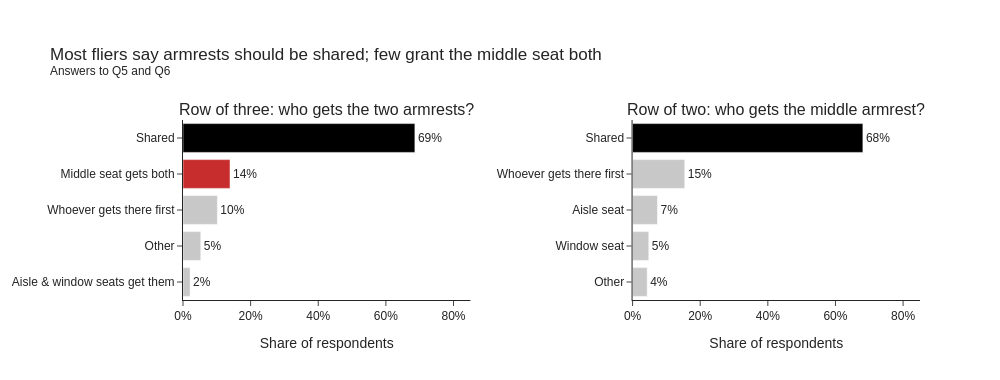

The cell this chart's notebook holds for it:
### Markdown cell above
### 8. Shared-space norms: armrests and the window shade

### Code cell
ARMREST_SHORT = {
    'The arm rests should be shared': 'Shared',
    'Whoever puts their arm on the arm rest first': 'Whoever gets there first',
    'The person in the middle seat gets both arm rests': 'Middle seat gets both',
    'The people in the aisle and window seats get both arm rests': 'Aisle & window seats get them',
    'The person in aisle': 'Aisle seat',
    'The person by the window': 'Window seat',
    'Other (please specify)': 'Other',
}
fig = make_subplots(rows=1, cols=2, horizontal_spacing=0.22,
                    subplot_titles=['Row of three: who gets the two armrests?',
                                    'Row of two: who gets the middle armrest?'])
for col, qid in enumerate(['Q5', 'Q6'], start=1):
    shares = fliers[qid].map(ARMREST_SHORT).value_counts(normalize=True).sort_values()
    colors = ['black' if k == 'Shared' else (ACCENT if k == 'Middle seat gets both' else GRAY) for k in shares.index]
    fig.add_bar(x=shares.values, y=shares.index, orientation='h', marker_color=colors, showlegend=False,
                text=[f'{v:.0%}' for v in shares.values], textposition='outside', row=1, col=col,
                hovertemplate='%{y}: %{x:.1%}<extra></extra>')
fig.update_xaxes(tickformat='.0%', range=[0, 0.85], title_text='Share of respondents')
fig.update_layout(title=dict(text='Most fliers say armrests should be shared; few grant the middle seat both'
                                  '<br><sup>Answers to Q5 and Q6</sup>'),
                  height=380, width=1000, margin=dict(t=120))
fig.show()

### Figure 1 — Plotly figure (JSON) as saved in the notebook; plotly's stock layout.template omitted (floating-point values rounded to 4 significant figures)
{"data": [{"hovertemplate": "%{y}: %{x:.1%}<extra></extra>", "marker": {"color": ["#c8c8c8", "#c8c8c8", "#c8c8c8", "#c62d2c", "black"]}, "orientation": "h", "showlegend": false, "text": ["2%", "5%", "10%", "14%", "69%"], "textposition": "outside", "type": "bar", "x": [0.02103, 0.05257, 0.1016, 0.139, 0.6857], "xaxis": "x", "y": ["Aisle & window seats get them", "Other", "Whoever gets there first", "Middle seat gets both", "Shared"], "yaxis": "y"}, {"hovertemplate": "%{y}: %{x:.1%}<extra></extra>", "marker": {"color": ["#c8c8c8", "#c8c8c8", "#c8c8c8", "#c8c8c8", "black"]}, "orientation": "h", "showlegend": false, "text": ["4%", "5%", "7%", "15%", "68%"], "textposition": "outside", "type": "bar", "x": [0.04322, 0.0479, 0.0736, 0.1542, 0.6811], "xaxis": "x2", "y": ["Other", "Window seat", "Aisle seat", "Whoever gets there first", "Shared"], "yaxis": "y2"}], "layout": {"annotations": [{"font": {"size": 16}, "showarrow": false, "text": "Row of three: who gets the two armrests?", "x": 0.195, "xanchor": "center", "xref": "paper", "y": 1.0, "yanchor": "bottom", "yref": "paper"}, {"font": {"size": 16}, "showarrow": false, "text": "Row of two: who gets the middle armrest?", "x": 0.805, "xanchor": "center", "xref": "paper", "y": 1.0, "yanchor": "bottom", "yref": "paper"}], "height": 380, "margin": {"t": 120}, "title": {"text": "Most fliers say armrests should be shared; few grant the middle seat both<br><sup>Answers to Q5 and Q6</sup>"}, "width": 1000, "xaxis": {"anchor": "y", "domain": [0.0, 0.39], "range": [0, 0.85], "tickformat": ".0%", "title": {"text": "Share of respondents"}}, "xaxis2": {"anchor": "y2", "domain": [0.61, 1.0], "range": [0, 0.85], "tickformat": ".0%", "title": {"text": "Share of respondents"}}, "yaxis": {"anchor": "x", "domain": [0.0, 1.0]}, "yaxis2": {"anchor": "x2", "domain": [0.0, 1.0]}}}
